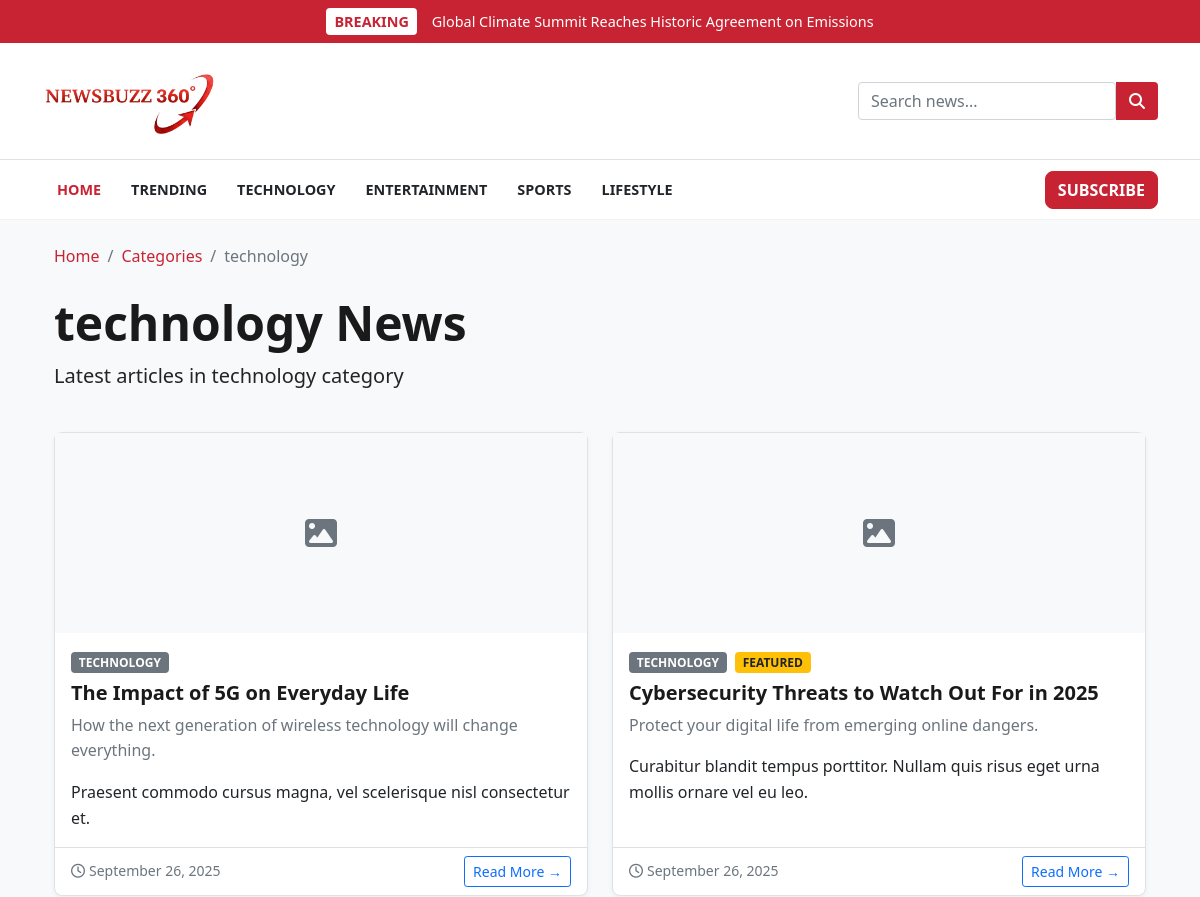
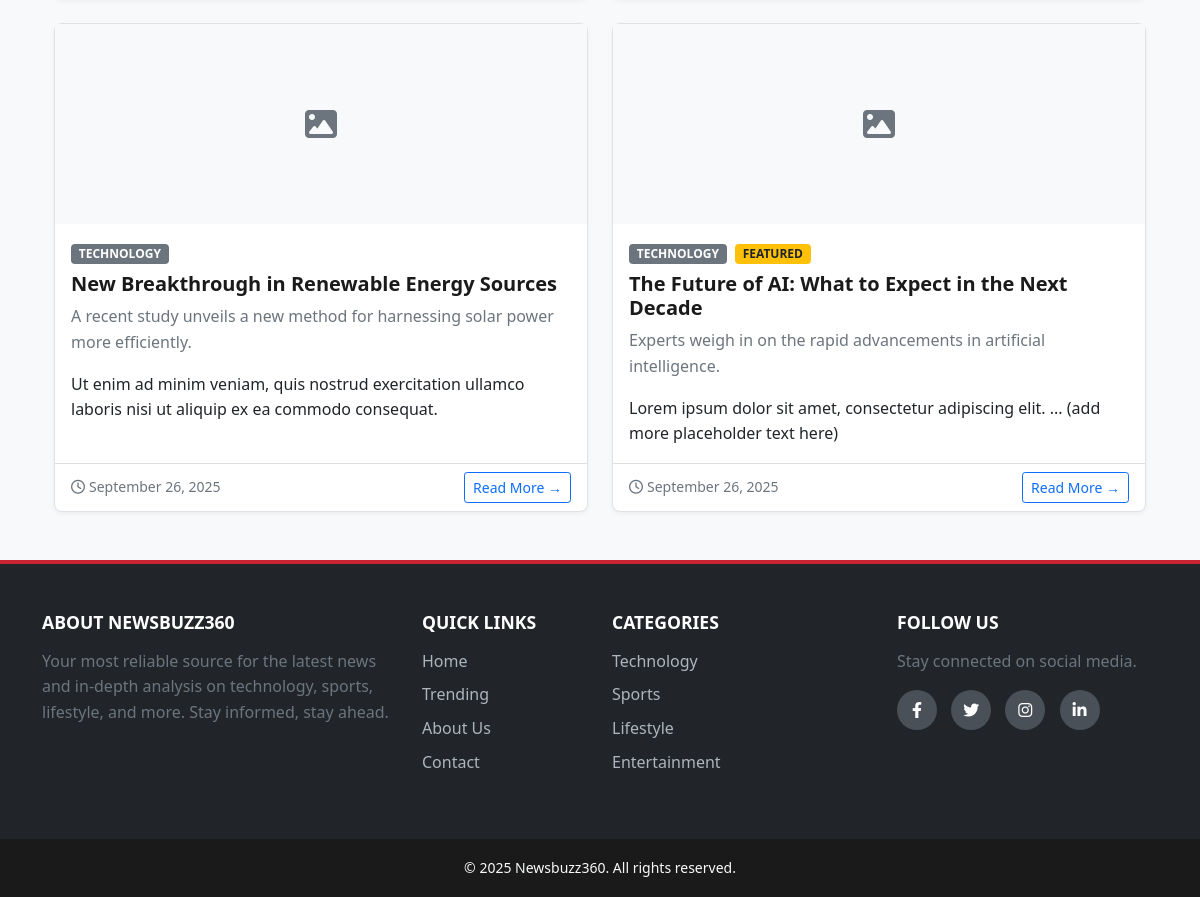
/category/technology, run on an earlier commit of the app's database (2 pictures, top to bottom).
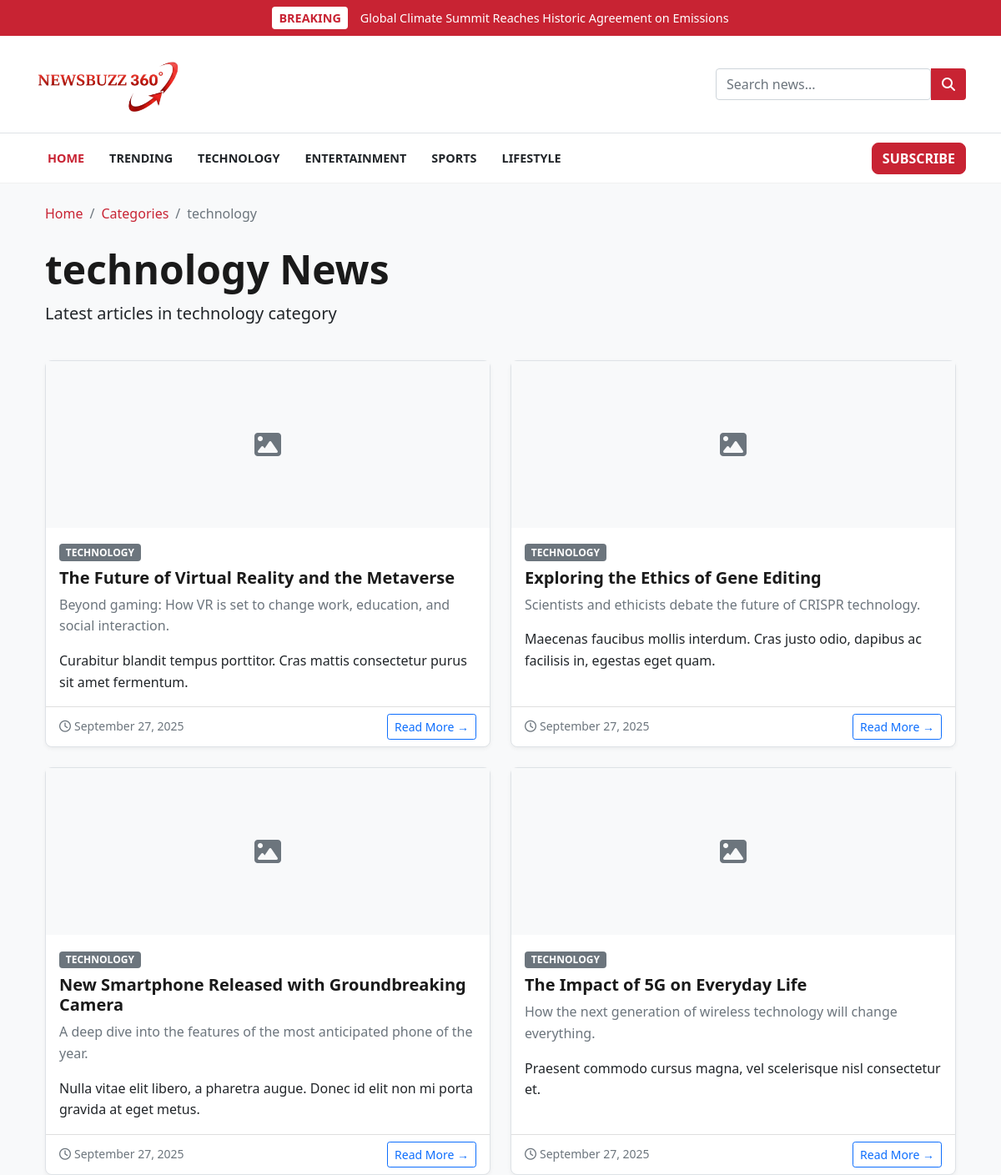
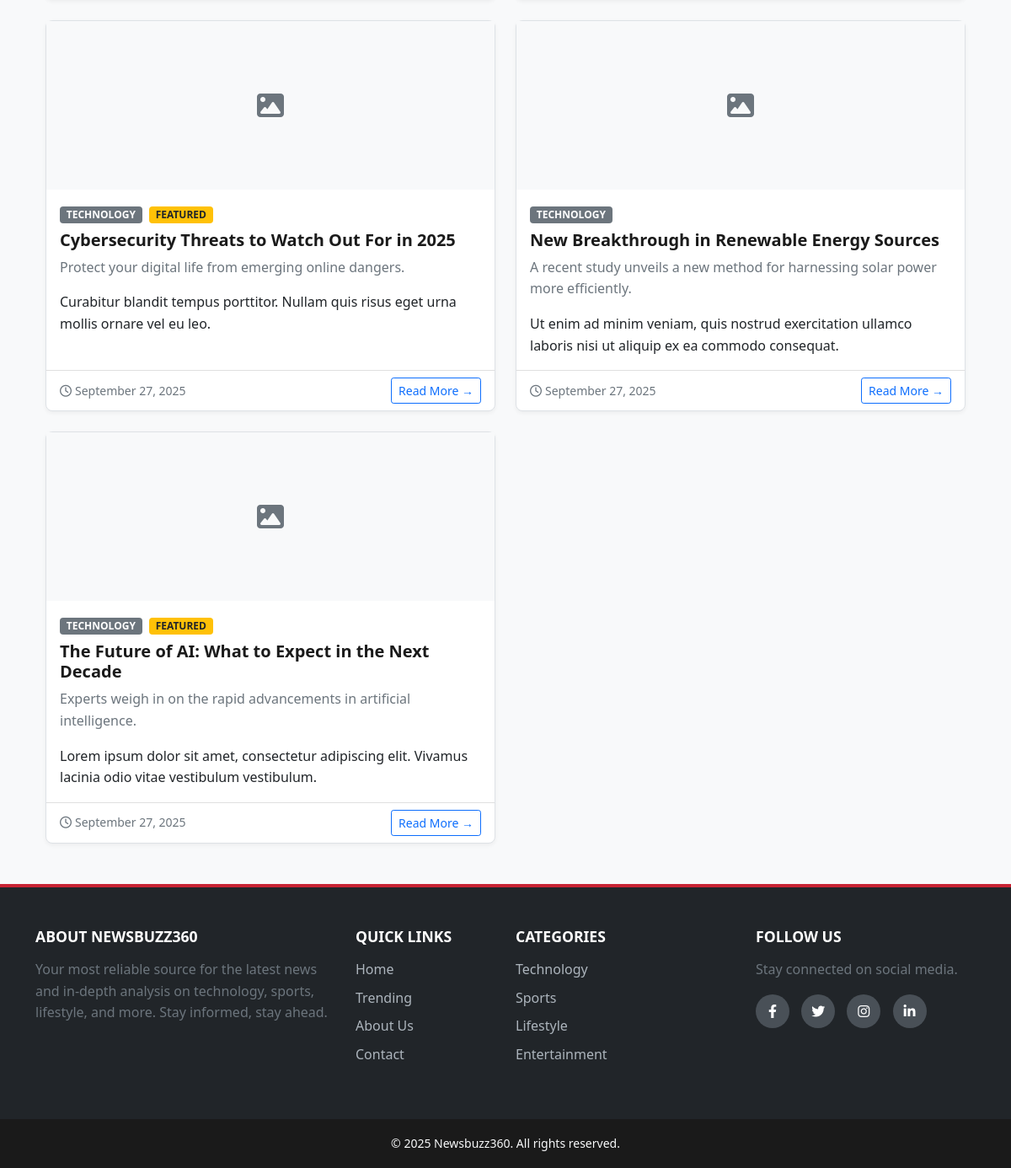
And on a later commit of the database (2 pictures, top to bottom).
### models.py (models this page shows, shortened)
class Post(db.Model):
    id = db.Column(db.Integer, primary_key=True)
    title = db.Column(db.String(100), nullable=False)
    subtitle = db.Column(db.String(150), nullable=True)
    content = db.Column(db.Text, nullable=False)
    category = db.Column(db.String(50), nullable=True)
    thumbnail = db.Column(db.String(100), nullable=True)
    featured = db.Column(db.Boolean, default=False)
    created_at = db.Column(db.DateTime, default=datetime.utcnow)

### app.py (the view)
@app.route("/category/<string:category_name>")
def category(category_name):
    posts = Post.query.filter_by(category=category_name).order_by(Post.id.desc()).all()
    return render_template("category.html", category_name=category_name, posts=posts)

### app.py (called while the page is built)
@app.template_filter('datetime')
def format_datetime(value, format='%B %d, %Y'):
    if hasattr(value, 'created_at') and value.created_at:
        return value.created_at.strftime(format)
    elif isinstance(value, datetime):
        return value.strftime(format)
    return "Recent"

@app.context_processor
def inject_categories():
    categories = db.session.query(
        Post.category,
        db.func.count(Post.id).label('count')
    ).filter(Post.category.isnot(None)).group_by(Post.category).all()
    current_year = datetime.now().year
    return dict(categories=categories, current_year=current_year)

### templates/category.html (shortened to what this page needs)
{% extends "base.html" %}
{% block content %}
<div class="container mt-4">
    <nav aria-label="breadcrumb" class="mb-4">
        <ol class="breadcrumb">
            <li class="breadcrumb-item"><a href="{{ url_for('home') }}">Home</a></li>
            <li class="breadcrumb-item"><a href="{{ url_for('categories') }}">Categories</a></li>
            <li class="breadcrumb-item active" aria-current="page">{{ category_name }}</li>
        </ol>
    </nav>
    <div class="row mb-4">
        <div class="col-12">
            <h1 class="display-5 fw-bold">{{ category_name }} News</h1>
            <p class="lead">Latest articles in {{ category_name }} category</p>
        </div>
    </div>
    {% if posts %}
    <div class="row">
        {% for post in posts %}
        <div class="col-lg-6 mb-4">
            <div class="card h-100 post-card">
                {% if post.thumbnail %}
                <img src="{{ url_for('static', filename='uploads/' + post.thumbnail) }}" class="card-img-top" alt="{{ post.title }}" style="height: 200px; object-fit: cover;">
                {% else %}
                <div class="bg-light d-flex align-items-center justify-content-center" style="height: 200px;">
                    <i class="fas fa-image fa-2x text-muted"></i>
                </div>
                {% endif %}
                <div class="card-body">
                    <span class="badge bg-secondary mb-2">{{ post.category|default('General', true) }}</span>
                    {% if post.featured %}
                    <span class="badge bg-warning text-dark mb-2 ms-1">Featured</span>
                    {% endif %}
                    <h3 class="card-title h5">{{ post.title }}</h3>
                    {% if post.subtitle %}
                    <p class="card-text text-muted">{{ post.subtitle }}</p>
                    {% endif %}
                    <p class="card-text">{{ post.content|truncate(150) }}</p>
                </div>
                <div class="card-footer bg-transparent">
                    <div class="d-flex justify-content-between align-items-center">
                        <small class="text-muted">
                            <i class="far fa-clock me-1"></i>{{ post.created_at|datetime }}
                        </small>
                        <a href="{{ url_for('article', id=post.id) }}" class="btn btn-outline-primary btn-sm">Read More →</a>
                    </div>
                </div>
            </div>
        </div>
        {% endfor %}
    </div>
    {% endif %}
</div>
{% endblock %}

What changed in the data, as far as the page shows it:
added Post: category "TECHNOLOGY", title "The Future of Virtual Reality and the Metaverse", subtitle "Beyond gaming: How VR is set to change work, education, and social interaction.", content "Curabitur blandit tempus porttitor. Cras mattis consectetur purus sit amet fermentum.", created_at "September 27, 2025"
added Post: category "TECHNOLOGY", title "Exploring the Ethics of Gene Editing", subtitle "Scientists and ethicists debate the future of CRISPR technology.", content "Maecenas faucibus mollis interdum. Cras justo odio, dapibus ac facilisis in, egestas eget quam.", created_at "September 27, 2025"
added Post: category "TECHNOLOGY", title "New Smartphone Released with Groundbreaking Camera", subtitle "A deep dive into the features of the most anticipated phone of the year.", content "Nulla vitae elit libero, a pharetra augue. Donec id elit non mi porta gravida at eget metus.", created_at "September 27, 2025"
changed Post "The Impact of 5G on Everyday Life": created_at "September 26, 2025" → "September 27, 2025"
changed Post "Cybersecurity Threats to Watch Out For in 2025": created_at "September 26, 2025" → "September 27, 2025"
changed Post "New Breakthrough in Renewable Energy Sources": created_at "September 26, 2025" → "September 27, 2025"
changed Post "The Future of AI: What to Expect in the Next Decade": content "Lorem ipsum dolor sit amet, consectetur adipiscing elit. ... (add more placeholder text here)" → "Lorem ipsum dolor sit amet, consectetur adipiscing elit. Vivamus lacinia odio vitae vestibulum vestibulum."; created_at "September 26, 2025" → "September 27, 2025"
